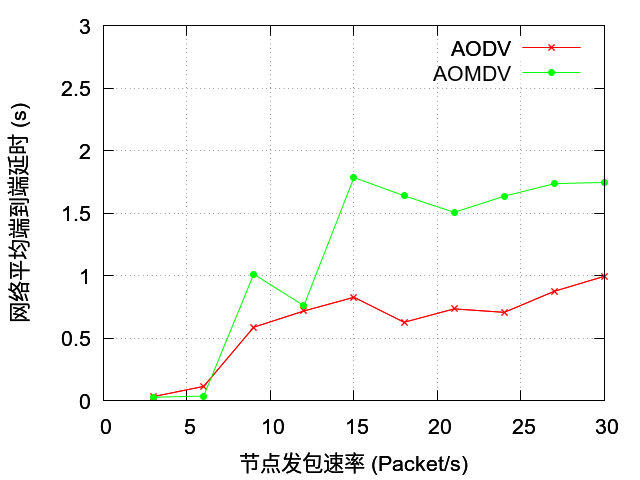

The gnuplot source for this figure:
set terminal pngcairo enhanced font "Arial,16"
set output "delay3.png"
# set title "平均延迟 vs 发包速率"
set xlabel "节点发包速率 (Packet/s)"
set ylabel "网络平均端到端延时 (s)"
set xtics 5
set xrange [0:30]
set ytics 0.5
set yrange [0:3]
set grid

set multiplot

# 绘制AODV的点线图
datafile_aodv = "delay_aodv.csv"
stats datafile_aodv nooutput
n_aodv = STATS_records
x_aodv(i) = 3.0 + (i-1) * 3.0
plot datafile_aodv using (x_aodv($0+1)):1 with linespoints title "AODV" linestyle 2 lc rgb "red"

# 绘制AOMDV的点线图
datafile_aomdv = "delay_aomdv.csv"
stats datafile_aomdv nooutput
n_aomdv = STATS_records
x_aomdv(i) = 3.0 + (i-1) * 3.0
replot datafile_aomdv using (x_aomdv($0+1)):1 with linespoints title "AOMDV" linestyle 7 lc rgb "green"
